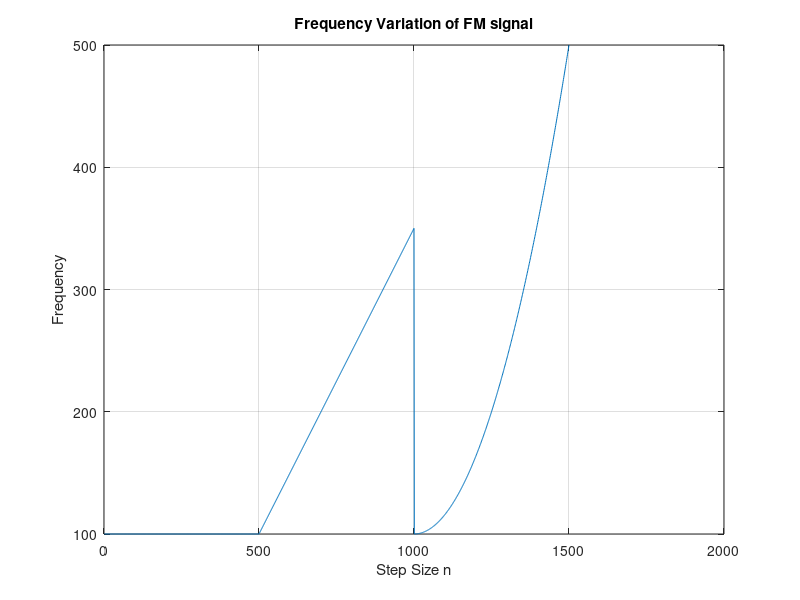

This chart was generated by the following MATLAB code: (Note: this script raises an error after producing the figure.)
% ASPMI Exercise 4.2b
% Implement the CLMS algorithm and plot the time-frequency spectrum.

% Generate FM signal
N = 1500;
fs = 1000; % 1kHz sampling frequency
% Generate f
f = zeros(N,1);
f(1:500) = 100; % 1 ? n ? 500
% 501 <= n <= 1000
for n = 501:1000
    f(n) = 100 + (n-500)/2;
end
% 1001 <= n <= 1500
for n = 1001:1500
    f(n) = 100 + ((n-1000)/25)^2;
end

% Plot frequency variation
figure(1)
n = 1:N;
plot(n,f)
title('Frequency Variation of FM signal')
xlabel('Step Size n')
ylabel('Frequency')
% axis([0 1500 0 400])
grid on;

% Generate phi
phi = cumsum(f);
% Generate eta - white noise with zero mean and variance = 0.05
sigma2 = 0.05;
eta = sqrt(0.05/2)*(randn(N,1)+1i*randn(N,1));
% Generate y
y = exp(1i.*2.*pi.*phi/fs) + eta;

% Use code to find AR and frequency spectrum
order = 1;
mu=0.1;
% Find estimated AR coefficients
[yhat,e,amat] = ar_clms(y(n),mu,order);
a1_hat_vec = conj(amat(2:end));
for n = 1:N
    % Run complex-valued LMS algorithm to estimate AR coefficient a1(n)
    a1_hat = a1_hat_vec(n);
    [h ,w]= freqz(1 , [1; -a1_hat], 1024); % Compute power spectrum
    H(:,n) = abs(h).^2; % Store it in a matrix
end
% Remove outliers in the matrix H
medianH = 50*median(median(H));
H(H > medianH) = medianH;
% Plot time-frequency diagram
figure(2)
title('Time-frequency plot of FM Signal')
n= 1:1500;
f = w*fs/(2*pi);
mesh(n,f,H)
view(2)
xlabel('Step Size n')
ylabel('Frequency')
colorbar;
